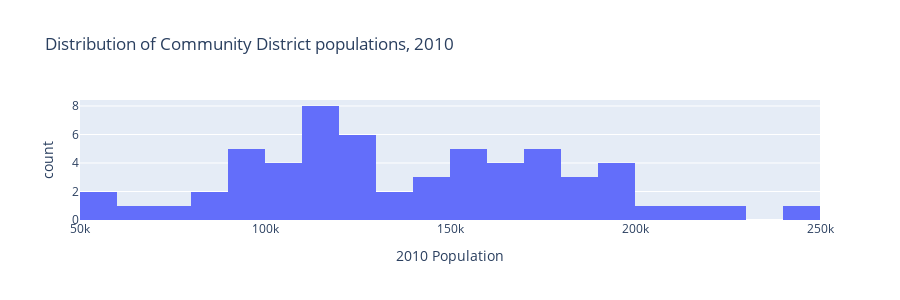

The cell this chart's notebook holds for it:
### Markdown cell above
Why isn't there a `y`?

### Code cell
fig = px.histogram(
    population,
    x="2010 Population",
    title="Distribution of Community District populations, 2010",
    height=300,
    nbins=20,
)
fig.show()

### Figure 1 — Plotly figure (JSON) as saved in the notebook; plotly's stock layout.template omitted (floating-point values rounded to 4 significant figures)
{"data": [{"bingroup": "x", "hovertemplate": "2010 Population=%{x}<br>count=%{y}<extra></extra>", "legendgroup": "", "marker": {"color": "#636efa", "pattern": {"shape": ""}}, "name": "", "nbinsx": 20, "orientation": "v", "showlegend": false, "type": "histogram", "x": [91497, 52246, 79762, 146441, 128200, 83268, 139286, 101731, 172298, 120392, 113232, 152344, 173083, 99617, 152985, 112634, 182896, 104709, 126230, 96317, 98429, 124491, 181981, 191382, 104278, 160664, 159650, 86468, 155252, 193543, 60978, 90016, 163277, 103245, 51673, 142745, 209084, 219920, 110193, 115723, 120511, 190020, 191105, 113200, 171576, 172598, 169190, 113257, 247354, 151107, 143317, 122396, 116431, 225919, 188593, 114978, 175756, 132003, 160209], "xaxis": "x", "yaxis": "y"}], "layout": {"barmode": "relative", "height": 300, "legend": {"tracegroupgap": 0}, "title": {"text": "Distribution of Community District populations, 2010"}, "xaxis": {"anchor": "y", "domain": [0, 1], "title": {"text": "2010 Population"}}, "yaxis": {"anchor": "x", "domain": [0, 1], "title": {"text": "count"}}}}
